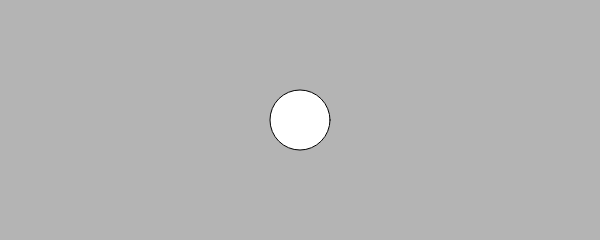
Frame 1 (no input)
Frame 60 (no input): identical to frame 1, image omitted
Frame 120 (the mouse pressed at the canvas centre since frame 60): identical to frame 1, image omitted

The p5.js sketch that drew this single still picture (run headless with seeded random() and noise() and a simulated clock; from frame 60 on, the mouse is pressed at the canvas centre):

// p5.js sketch
// ── sketch.js
function setup() {
 createCanvas(600, 240);
}

function draw() {
	background(180);
 	ellipse(width/2, height/2, 60, 60);
}
